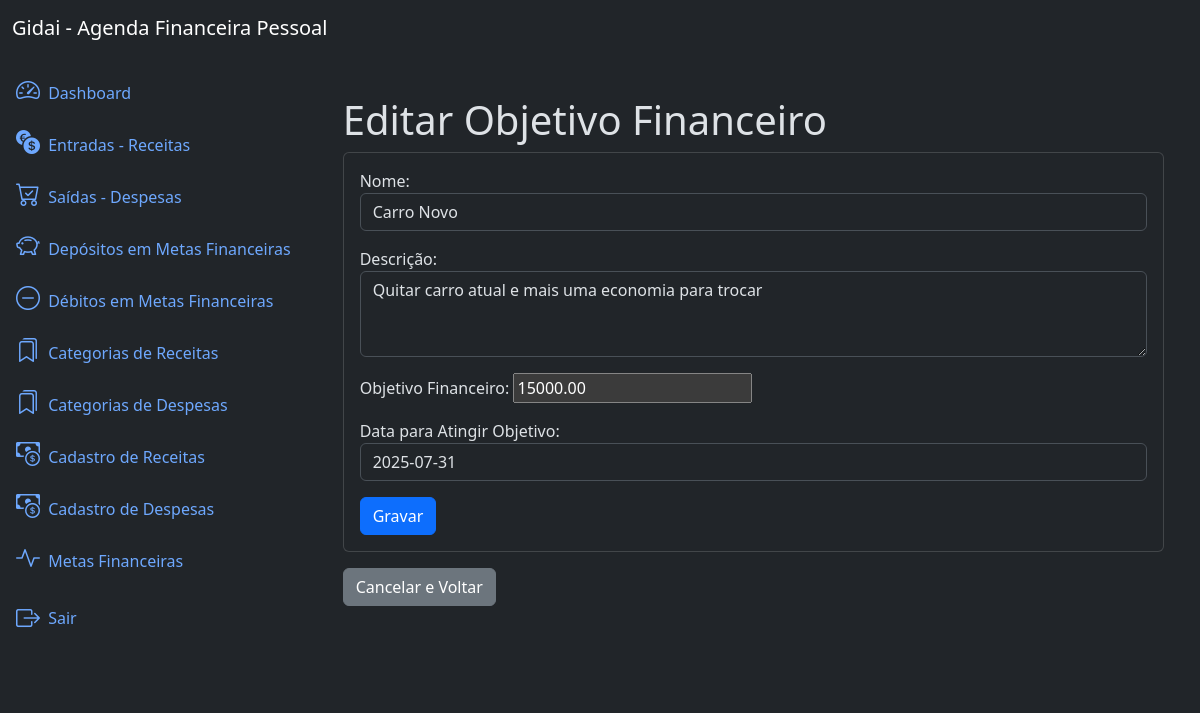
/goals/13/update/ (signed in), run on the app's committed database.
### goals/models.py (models this page shows, shortened)
class Goal(models.Model):
    name = models.CharField(max_length=200)
    description = models.TextField(null=True, blank=True)
    goalvalue = models.DecimalField(max_digits=20, decimal_places=2, default=0.00)
    deposit = models.DecimalField(max_digits=20, decimal_places=2, default=0.00)
    withdrawal = models.DecimalField(max_digits=20, decimal_places=2, default=0.00)
    enddate = models.DateField()
    created_at = models.DateField(auto_now_add=True)
    updated_at = models.DateField(auto_now=True)
    class Meta:
        ordering = ['name']

### goals/views.py (the view)
# urls.py: path('goals/<int:pk>/update/', views.GoalUpdateView.as_view(), name='goal_update'),
class GoalUpdateView(LoginRequiredMixin, UpdateView):
    model = models.Goal
    template_name = 'goal_update.html'
    form_class = forms.GoalForm
    success_url = reverse_lazy('goal_list')

### goals/forms.py
class GoalForm(forms.ModelForm):
    class Meta:
        model = models.Goal
        fields = ['name', 'description', 'goalvalue', 'enddate']
        widgets = {
            'name': forms.TextInput(attrs={'class': 'form-control'}),
            'description': forms.Textarea(attrs={'class': 'form-control', 'rows': 3}),
            'goalvalue': forms.NumberInput(attrs={'step': '0.01', 'placeholder': '0.00'}),
            'enddate': forms.TextInput(attrs={'placeholder': 'DD/MM/AAAA','class': 'form-control' }),
        }
        labels = {
            'name': 'Nome',
            'description': 'Descrição',
            'goalvalue': 'Objetivo Financeiro',
            'enddate': 'Data para Atingir Objetivo'
        }

### goals/templates/goal_update.html (shortened to what this page needs)
{% extends 'base.html'  %}
{% block content %}
<div class="container mt-4">
    <h3 class="display-6">Editar Objetivo Financeiro</h3>
    <div class="card">
        <div class="card-body">
            <form method="post" class="form">
                {{form.as_p}}
                <button type="submit" class="btn btn-primary"> Gravar </button>
            </form>
        </div>
    </div>
    <a href="{% url 'goal_list' %}" class="btn btn-secondary mt-3">Cancelar e Voltar</a>
</div>
{% endblock %}

### data on the page
Goal: name "Carro Novo", description "Quitar carro atual e mais uma economia para trocar", goalvalue "15000.00", enddate "2025-07-31"
